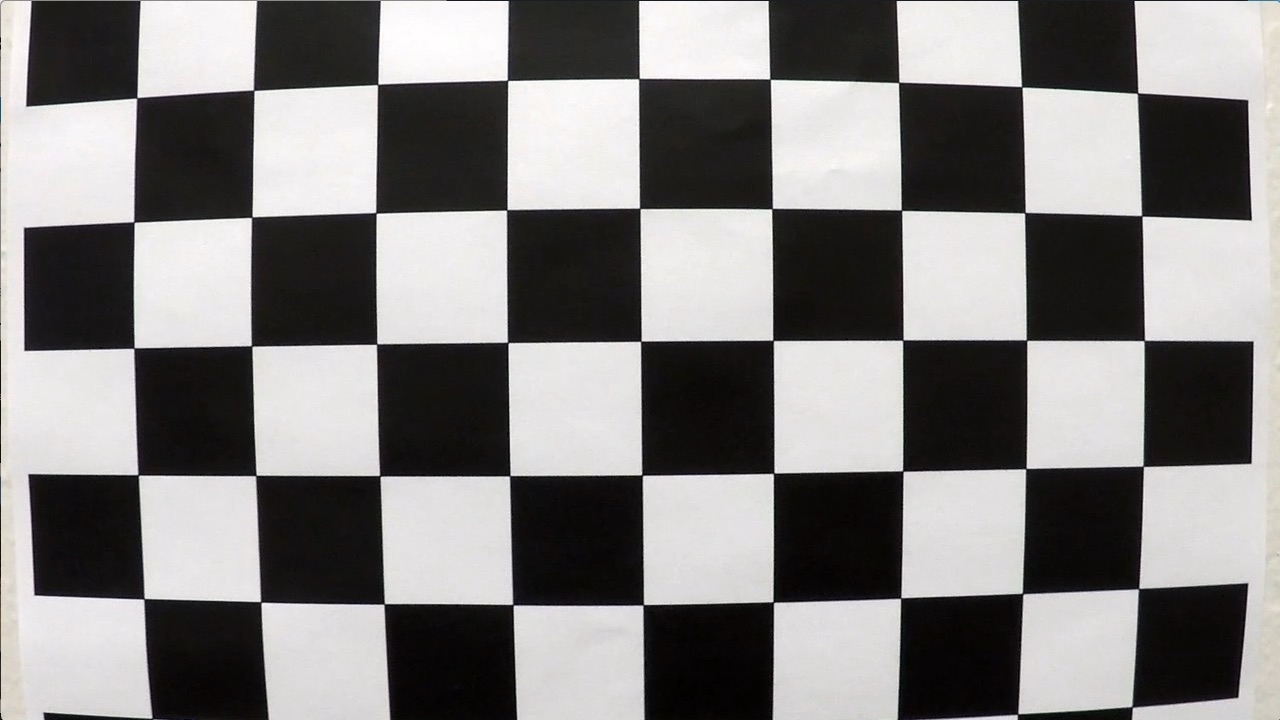
#> input picture Project4_Advanced_Lane_line/camera_cal/calibration1.jpg, 1280 x 720 px; the run also reads 1 picture not shown here
$ python pipeline.py   (older library calls are emulated)
#> lines starting #> are read from the running program, lines starting #| are printed output that depends on the picture
import numpy as np
from matplotlib import pyplot
import matplotlib.pyplot as plt
import matplotlib.image as mpimg
import glob
import cv2

# Get size of calibration image
img = cv2.imread('camera_cal/calibration1.jpg')
#> img is the input picture: shape (720, 1280, 3); mean B, G, R 127.8, 128.4, 130.1
img_size = (img.shape[1], img.shape[0])

# 1. Camera calibration
# prepare object points, like (0,0,0), (1,0,0), (2,0,0) ....,(6,5,0)
objp = np.zeros((6*9,3), np.float32)
objp[:,:2] = np.mgrid[0:9, 0:6].T.reshape(-1,2)

# Arrays to store object points and image points from all the images.
objpoints = [] # 3d points in real world space
imgpoints = [] # 2d points in image plane.

# Make a list of calibration images
images = glob.glob('camera_cal/calibration*.jpg')

# Step through the list and search for chessboard corners
for idx, fname in enumerate(images):
    img = cv2.imread(fname)
    gray = cv2.cvtColor(img, cv2.COLOR_BGR2GRAY)

    # Find the chessboard corners
    ret, corners = cv2.findChessboardCorners(gray, (9,6), None)
#> ret = False; corners = None

    # If found, add object points, image points
    if ret == True:
        objpoints.append(objp)
        imgpoints.append(corners)

        # Draw and display the corners
        cv2.drawChessboardCorners(img, (9,6), corners, ret)
        #write_name = 'corners_found'+str(idx)+'.jpg'
        #cv2.imwrite(write_name, img)
        #cv2.imshow('img', img)
        cv2.waitKey(500)
#print(corners[0,0])
#print(np.shape(corners))
#print(np.shape(imgpoints))
cv2.destroyAllWindows()

import pickle
# Do camera calibration given object points and image points
ret, mtx, dist, rvecs, tvecs = cv2.calibrateCamera(objpoints, imgpoints, img_size,None,None)
#> ret = 0.644; mtx = [[1057.6, 0, 691.1], [0, 1058.6, 278], [0, 0, 1]]; dist = [[-0.322, 0.709, 0.013, 0.00946, -1.02]]; rvecs = ([0.424, -0.236, 0.0488], [-0.024, 0.4, -0.0295]); tvecs = ([-2.48, 1.1, 17.79], [-17.95, -0.401, 29.17])

# Save the camera calibration result for later use (we won't worry about rvecs / tvecs)
dist_pickle = {}
dist_pickle["mtx"] = mtx
dist_pickle["dist"] = dist
pickle.dump( dist_pickle, open( "output_images/cal_dist_pickle.p", "wb" ) )


# 2. Distortion correction
# Test undistortion on an image
img = cv2.imread('test_images/test2.jpg')
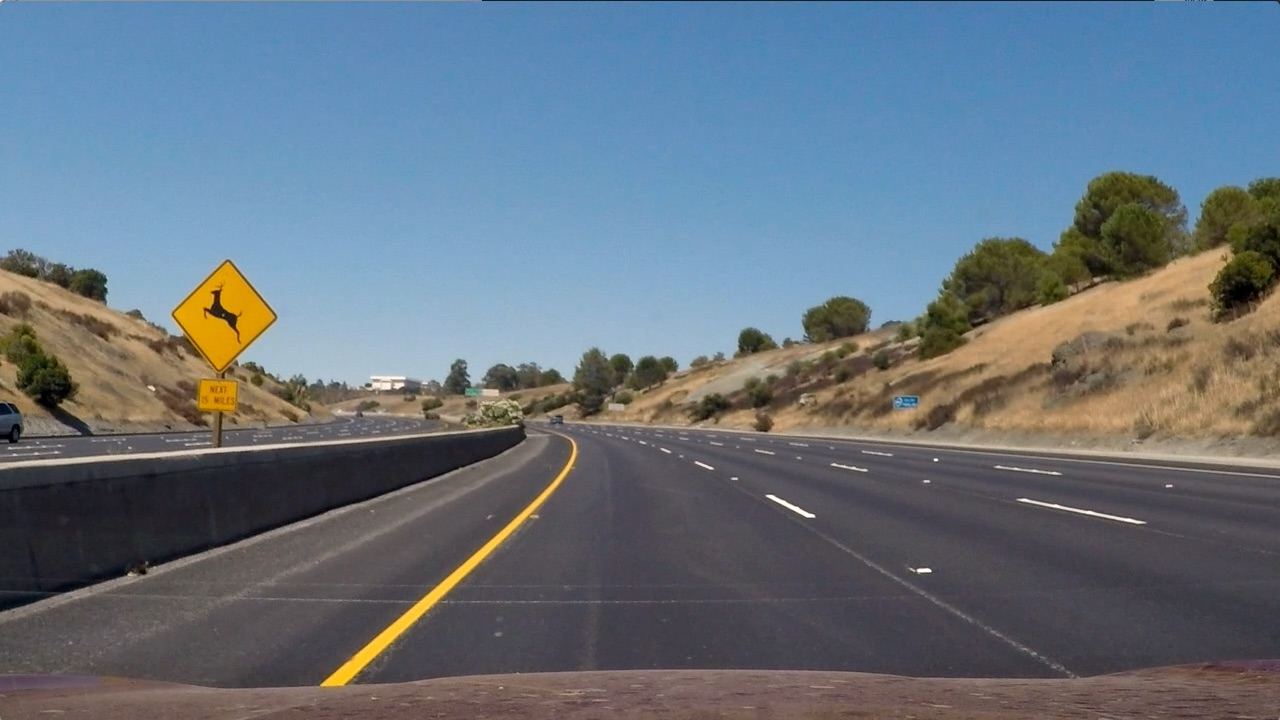
#> input picture Project4_Advanced_Lane_line/test_images/test2.jpg, 1280 x 720 px
#> img is the input picture: shape (720, 1280, 3); mean B, G, R 125.5, 114.6, 102.8
# undistort test image
undist = cv2.undistort(img, mtx, dist, None, mtx)
cv2.imwrite('output_images/test2_undist.jpg',undist)
# Visualize undistortion
undist = cv2.cvtColor(undist, cv2.COLOR_BGR2RGB) #convert to RGB
img = cv2.cvtColor(img, cv2.COLOR_BGR2RGB)

f, (ax1, ax2) = plt.subplots(1, 2, figsize=(20,10))
ax1.imshow(img)
ax1.set_title('Original Image', fontsize=30)
ax2.imshow(undist)
ax2.set_title('Undistorted Image', fontsize=30)
pyplot.savefig('output_images/test2_vs_undistort.png')

def select_yellow(image):
    hsv = cv2.cvtColor(image, cv2.COLOR_RGB2HSV)
    lower = np.array([20,60,60])
    upper = np.array([38,174, 250])
    mask = cv2.inRange(hsv, lower, upper)

    return mask

def select_white(image):
    lower = np.array([202,202,202])
    upper = np.array([255,255,255])
    mask = cv2.inRange(image, lower, upper)

    return mask

img = mpimg.imread('output_images/test2_undist.jpg')
def doubleThreshold(image):
    yellow = select_yellow(image)
    white = select_white(image)

    combined_binary = np.zeros_like(yellow)
    combined_binary[(yellow >= 1) | (white >= 1)] = 255

    return combined_binary
threshed=doubleThreshold(img)
cv2.imwrite('output_images/test2_undist_thresh.jpg',threshed)

# 3. Color/gradient threshold
# Read in an image and grayscale it
# img = mpimg.imread('output_images/cal_undist.jpg')
# def doubleThreshold(img):
#     # Convert to HLS color space and separate the S channel
#     # Note: img is the undistorted image
#     hls = cv2.cvtColor(img, cv2.COLOR_RGB2HLS)
#     s_channel = hls[:,:,2]
#
#     # Grayscale image
#     # NOTE: we already saw that standard grayscaling lost color information for the lane lines
#     # Explore gradients in other colors spaces / color channels to see what might work better
#     gray = cv2.cvtColor(img, cv2.COLOR_RGB2GRAY)
#
#     # Sobel x
#     sobelx = cv2.Sobel(gray, cv2.CV_64F, 1, 0) # Take the derivative in x
#     abs_sobelx = np.absolute(sobelx) # Absolute x derivative to accentuate lines away from horizontal
#     scaled_sobel = np.uint8(255*abs_sobelx/np.max(abs_sobelx))
#
#     # Threshold x gradient
#     thresh_min = 30
#     thresh_max = 100
#     sxbinary = np.zeros_like(scaled_sobel)
#     sxbinary[(scaled_sobel >= thresh_min) & (scaled_sobel <= thresh_max)] = 1
#
#     # Threshold color channel
#     s_thresh_min = 170
#     s_thresh_max = 255
#     s_binary = np.zeros_like(s_channel)
#     s_binary[(s_channel >= s_thresh_min) & (s_channel <= s_thresh_max)] = 1
#     # Combine the two binary thresholds
#     combined_binary = np.zeros_like(sxbinary)
#     combined_binary[(s_binary == 1) | (sxbinary == 1)] = 255
#     print(np.shape(combined_binary))
#     return combined_binary
#
# threshed=doubleThreshold(img)
# cv2.imwrite('output_images/cal_undist_thresh.jpg',threshed)
# #Plotting thresholded images
# fig = plt.figure()
# plt.title('Combined S channel and gradient thresholds')
# plt.imshow(threshed, cmap='gray')
# plt.show()
# pyplot.savefig('output_images/cal_undist_thresh.png')


# 4. Perspective Transform
# Read image from last step
img = mpimg.imread('output_images/undist_thresh.jpg')
def perspectiveTrans(img):
# [20 lines of commented-out code are left out]

    src = np.float32([[545, 460],
                    [735, 460],
                    [1280, 700],
                    [0, 700]])

    dst = np.float32([[0, 0],
                     [1280, 0],
                     [1280, 720],
                     [0, 720]])

#     print(src)
#     print(dst)
    # Given src and dst points, calculate the perspective transform matrix
    M = cv2.getPerspectiveTransform(src, dst)
    MInv = cv2.getPerspectiveTransform(dst,src)
    # Warp the image using OpenCV warpPerspective()
    warped = cv2.warpPerspective(img, M, img_size)
    org = cv2.warpPerspective(warped, MInv, img_size)
    return warped, org, MInv

warped, org, MInv = perspectiveTrans(img)
#> MInv = [[0.148, -0.757, 545], [0, -0.495, 460], [0, -0.00118, 1]]
cv2.imwrite('output_images/test2_undist_thresh_transform.jpg',warped)
# cv2.imwrite('output_images/undist_thresh_invtrans.jpg',org)


# 5. Detect lane lines
# Read in an image and grayscale it
img = mpimg.imread('output_images/undist_thresh_transform.jpg')
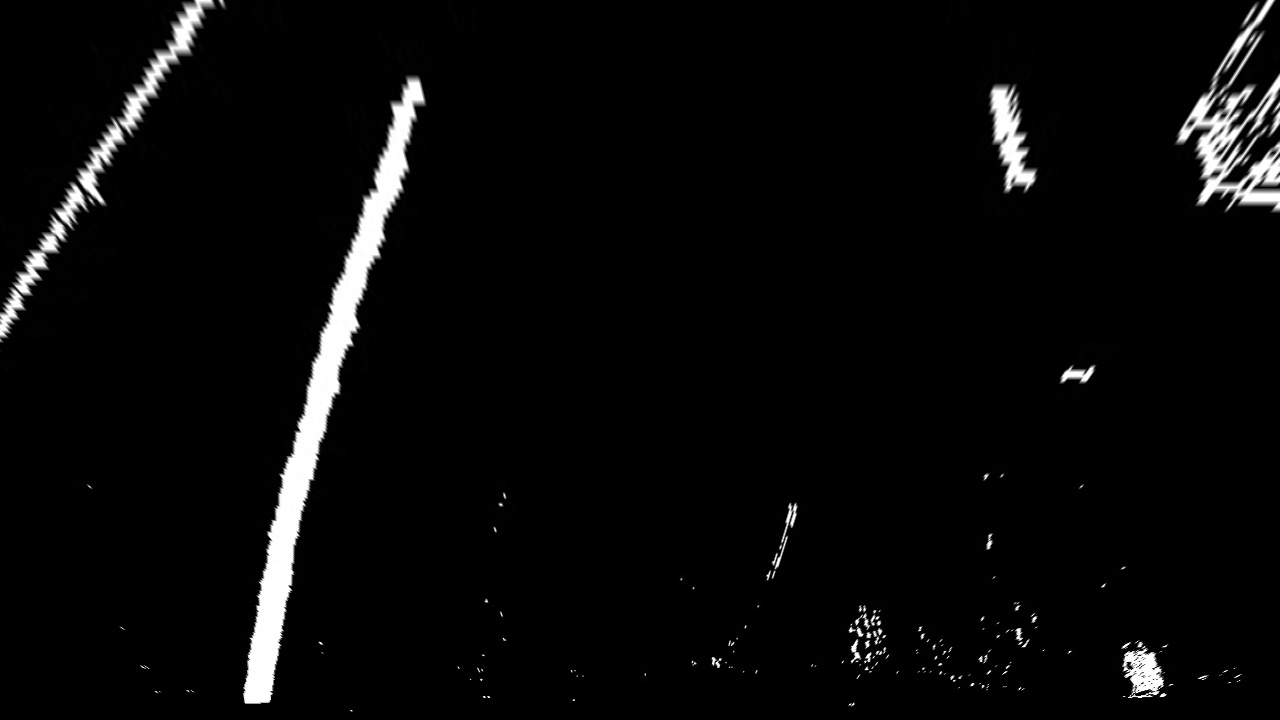
#> input picture Project4_Advanced_Lane_line/output_images/undist_thresh_transform.jpg, 1280 x 720 px
#> img is the input picture: shape (720, 1280); min 0, max 255, mean 9.3
ploty = np.linspace(0, img_size[1]-1, img_size[1] ) #args: (start,stop,elements)
def slide_window(img):
    # detect lane lines by sliding windows
    binary_warped=img
    # Assuming you have created a warped binary image called "binary_warped"
    # Take a histogram of the bottom half of the image
    histogram = np.sum(binary_warped[np.int(img_size[1]/2):,:], axis=0)
#> histogram = 1280 values, max 42402 at index 271, min 0 at index 19, mean 2512.6
    # Create an output image to draw on and  visualize the result
    #out_img = np.dstack((binary_warped, binary_warped, binary_warped))#*255
    # Find the peak of the left and right halves of the histogram
    # These will be the starting point for the left and right lines
    midpoint = np.int(histogram.shape[0]/2)
    leftx_base = np.argmax(histogram[:midpoint]) #argmax returns index of max value
#> leftx_base = 271
    rightx_base = np.argmax(histogram[midpoint:]) + midpoint
#> rightx_base = 1138

    # Choose the number of sliding windows
    nwindows = 9
    # Set height of windows
    window_height = np.int(img_size[1]/nwindows) # y vertical height
    # Identify the x and y positions of all nonzero pixels in the image
    nonzero = binary_warped.nonzero() #nonzero() returns tuple of arrays. e.g.coord:(3,2) (1,7),(8,6) -> ([3,1,8],[2,7,6])
#> nonzero = 95815 positions, rows 0 to 711, columns 0 to 1279
    nonzeroy = np.array(nonzero[0])
    nonzerox = np.array(nonzero[1])
    # Current positions to be updated for each window
    leftx_current = leftx_base #current is center of window in x axis
#> leftx_current = 271
    rightx_current = rightx_base
#> rightx_current = 1138
    # Set the width of the windows +/- margin
    margin = 100
    # Set minimum number of pixels found to recenter window
    minpix = 50
    # Create empty lists to receive left and right lane pixel indices
    left_lane_inds = []
    right_lane_inds = []

    # Step through the windows one by one
    for window in range(nwindows):
        # Identify window boundaries in x and y (and right and left)
        win_y_low = img_size[1] - (window+1)*window_height
        win_y_high = img_size[1] - window*window_height
        win_xleft_low = leftx_current - margin
        win_xleft_high = leftx_current + margin
        win_xright_low = rightx_current - margin
        win_xright_high = rightx_current + margin
        # Draw the windows on the visualization image
    #     cv2.rectangle(out_img,(win_xleft_low,win_y_low),(win_xleft_high,win_y_high),
    #     (0,255,0), 2)
    #     cv2.rectangle(out_img,(win_xright_low,win_y_low),(win_xright_high,win_y_high),
    #     (0,255,0), 2)
        # Identify the nonzero pixels in x and y within the window
        good_left_inds = ((nonzeroy >= win_y_low) & (nonzeroy < win_y_high) &
        (nonzerox >= win_xleft_low) &  (nonzerox < win_xleft_high)).nonzero()[0]
        good_right_inds = ((nonzeroy >= win_y_low) & (nonzeroy < win_y_high) &
        (nonzerox >= win_xright_low) &  (nonzerox < win_xright_high)).nonzero()[0]
        # Append these indices to the lists
        left_lane_inds.append(good_left_inds)
        right_lane_inds.append(good_right_inds)
        # If you found > minpix pixels, recenter next window on their mean position
        if len(good_left_inds) > minpix:
            leftx_current = np.int(np.mean(nonzerox[good_left_inds]))
        if len(good_right_inds) > minpix:
            rightx_current = np.int(np.mean(nonzerox[good_right_inds]))
#> this loop made 9 passes
#> (win_xleft_low, win_xleft_high, win_xright_low, win_xright_high, leftx_current, rightx_current) on passes 1 to 4: (171, 371, 1038, 1238, 260, 1149), (160, 360, 1049, 1249, 273, 1121), (173, 373, 1021, 1221, 286, 1085), (186, 386, 985, 1185, 307, 1012)
#> after the loop, left_lane_inds = 9 items; right_lane_inds = 9 items

    # Concatenate the arrays of indices
    left_lane_inds = np.concatenate(left_lane_inds)
    right_lane_inds = np.concatenate(right_lane_inds)
#> right_lane_inds = 14287 values, max 95655 at index 3241, min 93 at index 12674, mean 47922

    # Extract left and right line pixel positions
    leftx = nonzerox[left_lane_inds]
    lefty = nonzeroy[left_lane_inds]
    rightx = nonzerox[right_lane_inds]
#> rightx = 14287 values, max 1237 at index 1213, min 939 at index 13072, mean 1054
    righty = nonzeroy[right_lane_inds]
#> righty = 14287 values, max 703 at index 3224, min 0 at index 12674, mean 305.4

    # Fit a second order polynomial to each
    left_fit = np.polyfit(lefty, leftx, 2) #lefty in 1st place, similar to x axis as in ax^2+bx+c
#> left_fit = [0.000126, -0.352, 438.9]
    right_fit = np.polyfit(righty, rightx, 2) #returns polynomial coeffients a,b,c (xx_fit[0],[1],[2])
#> right_fit = [0.00013, 0.145, 990.4]

    # Generate x and y values for plotting
    left_fitx = left_fit[0]*ploty**2 + left_fit[1]*ploty + left_fit[2] # all pairs of (ploty,left_fitx) form a polynomial line (power 2)
#> left_fitx = 720 values, max 438.9 at index 0, min 250.8 at index 719, mean 334
    right_fitx = right_fit[0]*ploty**2 + right_fit[1]*ploty + right_fit[2] # as later plotted line in yellow color
#> right_fitx = 720 values from 990.4 to 1162
    return leftx, lefty, rightx, righty, left_fit, right_fit, left_fitx, right_fitx

leftx, lefty, rightx, righty, left_fit, right_fit, left_fitx, right_fitx = slide_window(img)
#> left_fit = [0.000126, -0.352, 438.9]; right_fit = [0.00013, 0.145, 990.4]; right_fitx = 720 values from 990.4 to 1162

def searchAfter(img,undist,left_fit,right_fit):
    binary_warped=img
    # Assume you now have a new warped binary image
    # from the next frame of video (also called "binary_warped")
    # It's now much easier to find line pixels!
    nonzero = binary_warped.nonzero()
#> nonzero = 95815 positions, rows 0 to 711, columns 0 to 1279
    nonzeroy = np.array(nonzero[0])
    nonzerox = np.array(nonzero[1])
    margin = 100
    left_lane_inds = ((nonzerox > (left_fit[0]*(nonzeroy**2) + left_fit[1]*nonzeroy +
    left_fit[2] - margin)) & (nonzerox < (left_fit[0]*(nonzeroy**2) +
    left_fit[1]*nonzeroy + left_fit[2] + margin)))  # use +/- margin criteria for nonzero indexes be included in lane lines

    right_lane_inds = ((nonzerox > (right_fit[0]*(nonzeroy**2) + right_fit[1]*nonzeroy +
    right_fit[2] - margin)) & (nonzerox < (right_fit[0]*(nonzeroy**2) +
    right_fit[1]*nonzeroy + right_fit[2] + margin)))

    # Again, extract left and right line pixel positions
    leftx = nonzerox[left_lane_inds]
    lefty = nonzeroy[left_lane_inds]
    rightx = nonzerox[right_lane_inds]
#> rightx = 14583 values, max 1247 at index 13118, min 939 at index 398, mean 1053.7
    righty = nonzeroy[right_lane_inds]
#> righty = 14583 values from 0 to 703
    # Fit a second order polynomial to each
    left_fit = np.polyfit(lefty, leftx, 2)
#> left_fit = [0.000106, -0.34, 437.7]
    right_fit = np.polyfit(righty, rightx, 2)
#> right_fit = [0.000157, 0.125, 990.8]
    # Generate x and y values for plotting
    ploty = np.linspace(0, img.shape[0]-1, img.shape[0] )
    left_fitx = left_fit[0]*ploty**2 + left_fit[1]*ploty + left_fit[2]  # all x values along lane line for each y value
#> left_fitx = 720 values, max 437.7 at index 0, min 247.7 at index 719, mean 333.6
    right_fitx = right_fit[0]*ploty**2 + right_fit[1]*ploty + right_fit[2]
#> right_fitx = 720 values from 990.8 to 1162

    # Project those lines onto the original image as follows:
    # Create an image to draw the lines on
    warp_zero = np.zeros_like(binary_warped).astype(np.uint8)
    color_warp = np.dstack((warp_zero, warp_zero, warp_zero))
    lane_mask=np.copy(color_warp)
    # Recast the x and y points into usable format for cv2.fillPoly()
    pts_left = np.array([np.transpose(np.vstack([left_fitx, ploty]))])
#> pts_left = 720 pairs, first value 247.7 to 437.7, second value 0 to 719
    pts_right = np.array([np.flipud(np.transpose(np.vstack([right_fitx, ploty])))])
#> pts_right = 720 pairs, first value 990.8 to 1162, second value 0 to 719
    pts = np.hstack((pts_left, pts_right))
#> pts = 1440 pairs, first value 247.7 to 1162, second value 0 to 719
    # Draw the lane onto the warped blank image
    cv2.fillPoly(color_warp, np.int_([pts]), (0,255, 0))
    # mark lane points with red color on left lane and blue on right lane
    lane_mask[lefty, leftx] = [255, 0, 0]
    lane_mask[righty, rightx] = [0, 0, 255]
    color_warp = cv2.addWeighted(color_warp, 1, lane_mask, 1, 0)
    # Warp the blank back to original image space using inverse perspective matrix (Minv)
    newwarp = cv2.warpPerspective(color_warp, MInv, img_size)
    # Combine the result with the original image
    result = cv2.addWeighted(undist, 1, newwarp, 0.5, 0)
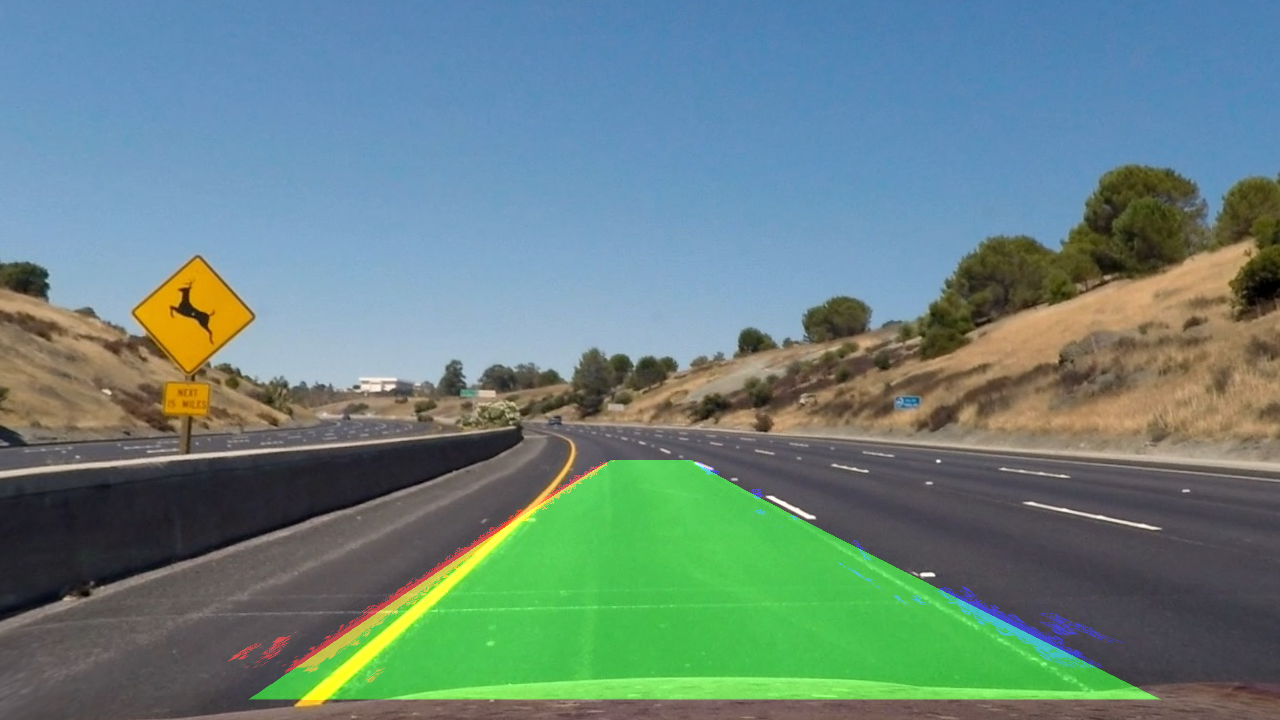
#> result: shape (720, 1280, 3); mean R, G, B 104.3, 132, 127.1
    # Color in left and right line pixels
    #result=cv2.cvtColor(result,cv2.COLOR_RGB2BGR)
    return leftx, lefty, rightx, righty, left_fit, right_fit, left_fitx, right_fitx, result

leftx, lefty, rightx, righty, left_fit, right_fit,left_fitx, right_fitx, result=searchAfter(img,undist,left_fit,right_fit)
#> righty = 14583 values from 0 to 703; left_fit = [0.000106, -0.34, 437.7]; right_fit = [0.000157, 0.125, 990.8]; right_fitx = 720 values from 990.8 to 1162
result=cv2.cvtColor(result,cv2.COLOR_RGB2BGR)
# cv2.imwrite('output_images/shaded_lane.jpg',result)


#6. Determine the lane curvature
def laneCurvature(leftx,lefty,rightx,righty,left_fit,right_fit):
    # Define y-value where we want radius of curvature
    # I'll choose the maximum y-value, corresponding to the bottom of the image
    y_eval = np.max(ploty)
    # Define conversions in x and y from pixels space to meters
    ym_per_pix = 30/720 # meters per pixel in y dimension
    xm_per_pix = 3.7/700 # meters per pixel in x dimension

    # Fit new polynomials to x,y in world space
    left_fit_cr = np.polyfit(lefty*ym_per_pix, leftx*xm_per_pix, 2)
#> left_fit_cr = [0.000322, -0.0432, 2.31]
    right_fit_cr = np.polyfit(righty*ym_per_pix, rightx*xm_per_pix, 2)
#> right_fit_cr = [0.000479, 0.0158, 5.24]
    # Calculate the new radii of curvature
    left_curverad = ((1 + (2*left_fit_cr[0]*y_eval*ym_per_pix + left_fit_cr[1])**2)**1.5) / np.absolute(2*left_fit_cr[0])
#> left_curverad = 1552.2
    right_curverad = ((1 + (2*right_fit_cr[0]*y_eval*ym_per_pix + right_fit_cr[1])**2)**1.5) / np.absolute(2*right_fit_cr[0])
#> right_curverad = 1046.1
    # Now our radius of curvature is in meters
    left_basex = left_fit[0]*y_eval**2 + left_fit[1]*y_eval + left_fit[2]
#> left_basex = 247.7
    right_basex = right_fit[0]*y_eval**2 + right_fit[1]*y_eval + right_fit[2]
#> right_basex = 1162

    road_center=(left_basex+right_basex)*0.5
#> road_center = 704.9
    vehicle_center=img_size[0]*0.5
    abs_diff=np.abs(road_center-vehicle_center)*xm_per_pix
#> abs_diff = 0.343
    if vehicle_center<road_center:
        shift='left'
    else:
        shift='right'
    return left_curverad,right_curverad,shift,abs_diff

left_curverad,right_curverad,shift,abs_diff=laneCurvature(leftx,lefty,rightx,righty,left_fit,right_fit)
#> left_curverad = 1552.2; right_curverad = 1046.1; shift = 'left'; abs_diff = 0.343
# print(left_curverad, 'm,', right_curverad, 'm', '.vehicle is', abs_diff,'m', shift,'of center')


class Line():
    # [103 lines left out: functions __init__, sanityCheck, process_image, not called in this run]

avg_n = 20
recent_left_fitx=[]
recent_left_fit =[]
recent_right_fitx=[]
recent_right_fit =[]
frame=0
lastFrame={}

from moviepy.editor import VideoFileClip
#> (the run stopped early here; a loop or call above may not have finished)
